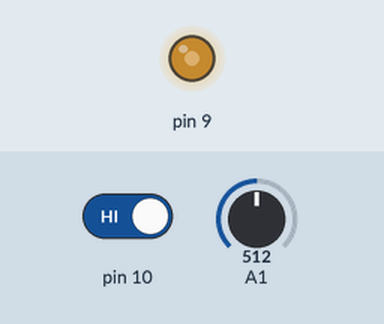
A sketch run on a simulated Arduino Uno, built with avr-gcc and run on an emulated ATmega328P. Parts: output pins drawn as LEDs (lit = HIGH). The test bench sets the inputs (shaded band); at power-on: pin 10 HIGH, A1 = 512.

Above: at 1.2 s.
1.3 s: pin 10 driven LOW
At 2.1 s:
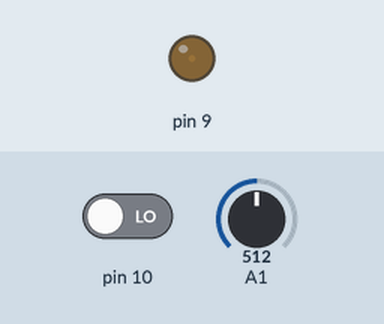
2.8 s: A1 set to 1023
At 4.0 s:
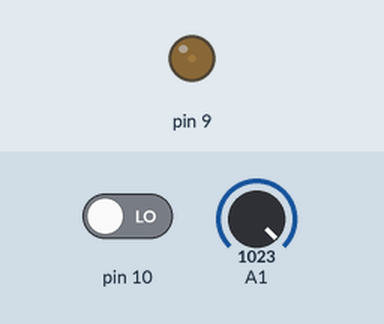
4.3 s: pin 10 driven HIGH
At 5.5 s:
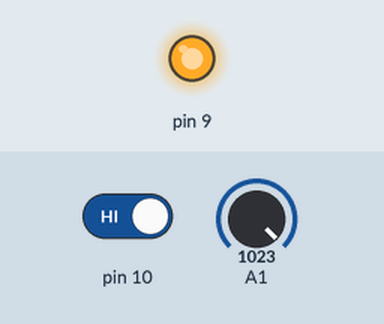
5.8 s: A1 set to 716
At 6.5 s:
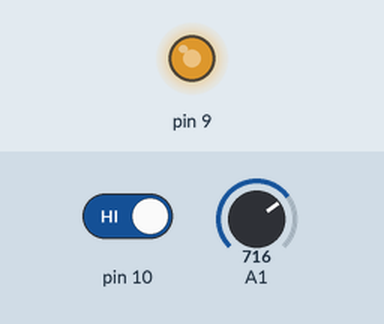
7.3 s: A1 set to 511
At 7.6 s:
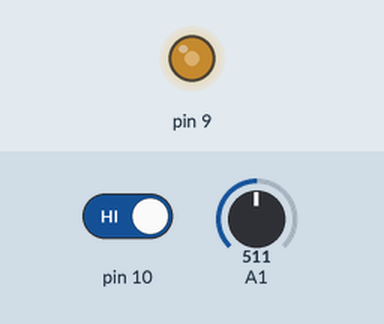
8.8 s: A1 set to 0
At 10.0 s:
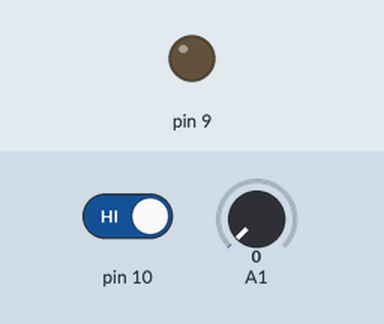
Timing chart, 0 to 11.3 s (numbered marks = the images above; inputs shaded):
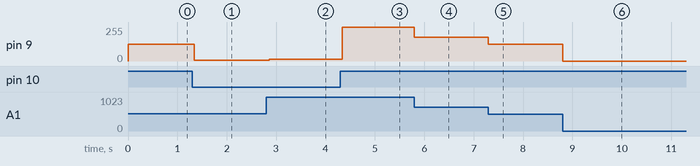

Measured:
- after the input at 1.3 s, pin 9: 127/255 → 6/255 at once
- after the input at 2.8 s, pin 9: 6/255 → 14/255 after 0.06 s
- after the input at 4.3 s, pin 9: 14/255 → 255/255 at once
- after the input at 5.8 s, pin 9: 255/255 → 178/255 at once
- after the input at 7.3 s, pin 9: 178/255 → 127/255 at once
- after the input at 8.8 s, pin 9: 127/255 → 0/255 at once

The sketch:

arduino12.ino
```cpp
void setup(){
    pinMode(10, INPUT);
    pinMode(A1, INPUT);
    pinMode(9, OUTPUT);

}
int num;
void loop(){
    num = analogRead(A1);
    num = map(num,0,1023,0,255);
    analogWrite(9, num);
    if (digitalRead(10)==LOW){
        digitalWrite(9,0);
    }
}
```
